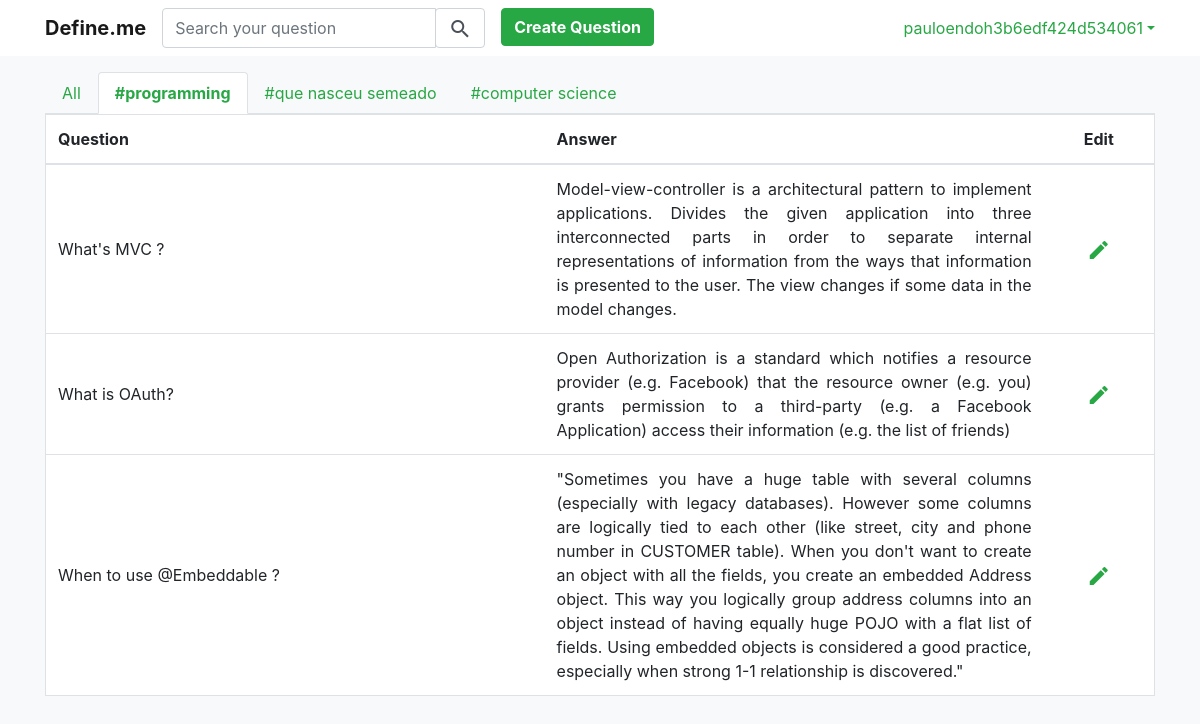
The app's page /tag/programming (signed in), older data.
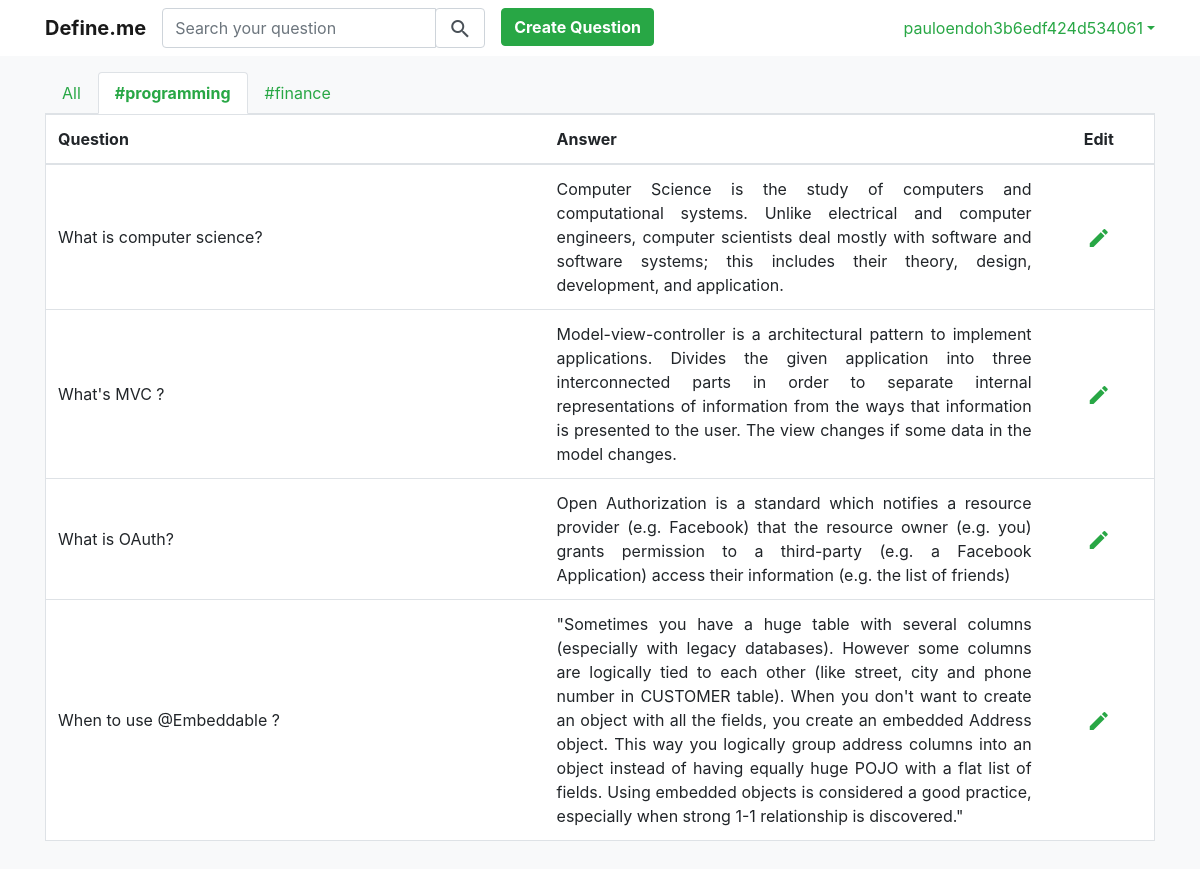
The same page, newer data.
### core/models.py (models this page shows)
class Question(models.Model):
    user = models.ForeignKey(User, on_delete=models.CASCADE)
    q = models.TextField(null=False)
    a = models.TextField(null=True, blank=True)
    tag = models.CharField(max_length=20, null=True, blank=True)
    created_at = models.DateTimeField(auto_now_add=True)
    updated_at = models.DateTimeField(auto_now=True)
    class Meta:
        ordering = ['updated_at', 'tag']

### core/views.py (the view)
# urls.py: path('tag/<str:tag>', views.show_tag, name='show_tag'),
@login_required
def show_tag(request, tag):
    user = request.user
    questions = Question.objects.filter(user=user, tag=tag).order_by('-updated_at')
    tags = Question.objects.filter(user=user).order_by().values('tag').distinct()
    return render(request, 'tag.html', {"tag": tag, "questions": questions, "tags": tags, "tag_name": tag})

### core/templates/tag.html (shortened to what this page needs)
{% extends 'base.html' %}
{% block content %}
<div class="pt-3 pb-3 container rounded-right rounded-bottom">
    <ul class="nav nav-tabs">
        <li class="nav-item"><a class="nav-link text-success " href="/">All </a></li>
        {% for tag in tags %}
        {% if tag.tag %}
        <li class="nav-item"><a class="nav-link text-success
{% if tag.tag == tag_name %}
font-weight-bold active
{% endif %}
" href="{%  url 'show_tag' tag.tag %}">#{{ tag.tag }}
        </a></li>
        {% endif %}
        {% endfor%}
    </ul>
    <table class="table border bg-white rounded-right rounded-bottom">
        <thead>
        <tr>
            <th class="align-middle" style="width: 45%;">Question</th>
            <th class="align-middle" style="width: 45%;">Answer</th>
            <th class="text-center align-middle" style="width:10%;">Edit</th>
        </tr>
        </thead>
        {% for question in questions %}
        <tr>
            <td class="align-middle text-justify">
                {{ question.q }}
            </td>
            <td class="align-middle text-justify answer-cell">
                {{ question.a }}
            </td>
            <td class="text-center align-middle">
                <a href="{% url 'edit_question' question.id %}">
                    <i class="material-icons align-middle text-success">edit</i>
                </a>
            </td>
        </tr>
        {% endfor %}
    </table>
</div>
{% endblock %}

Row changes from the older to the newer data that the page shows:
added Question: q "What is computer science?", a "Computer Science is the study of computers and computational systems. Unlike electrical and computer engineers, computer scientists deal mostly with software and software systems; this includes their theory, design, development, and application."
Text that changed along with them:
new list line: "# finance"
list line gone: "# que nasceu semeado"
list line gone: "# computer science"
